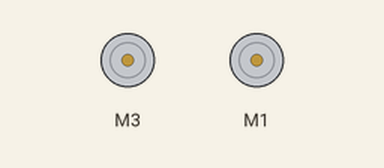
The sketch below on a simulated Arduino Uno, built with avr-gcc and run on an emulated ATmega328P. Shown: 2 × DC motor (green arrow = forward, orange = backward, longer = faster).

Above: at 0.1 s.
At 2.1 s:
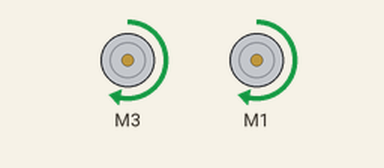
Timing chart, 0 to 3.6 s (numbered marks = the images above):
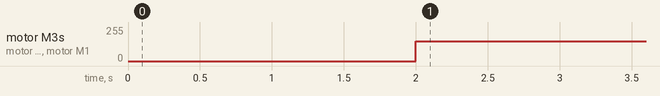

The sketch:

Operate_Motors_VR.ino
```cpp
/*Test of driving forward*/
#include <Wire.h>
#include <Adafruit_MotorShield.h>

// Create the motor shield object with the default I2C address
Adafruit_MotorShield AFMS = Adafruit_MotorShield() ;

//Define Constants
#define TESTTIME 1000

const byte SPEED = 150; // Default speed for motors

//Define 'ports' for motors.
const byte LEFTMOTORPORT = 3;
const byte RIGHTMOTORPORT = 1;
// Create pointers to motor control objects
Adafruit_DCMotor *motorLeft = AFMS.getMotor(LEFTMOTORPORT) ;
Adafruit_DCMotor *motorRight = AFMS.getMotor(RIGHTMOTORPORT);

void setup (void){
  AFMS.begin();  //create with the default frequency 1.6KHz
  //Turn off all motors to start, just a good habit
  motorLeft->run(RELEASE);
  motorRight->run(RELEASE);
}

void loop (void){

  delay(2000); // Delay for two seconds to give time to place the robot.

      motorLeft->setSpeed(SPEED); // Set both speeds
     motorRight->setSpeed(SPEED);
     motorLeft->run(FORWARD);
     motorRight->run(FORWARD);
     delay(TESTTIME);  //Run for 1 second

}
```

Measured:
- by itself, motor M3, motor M1: stopped → forward 150/255 at 2.0 s
